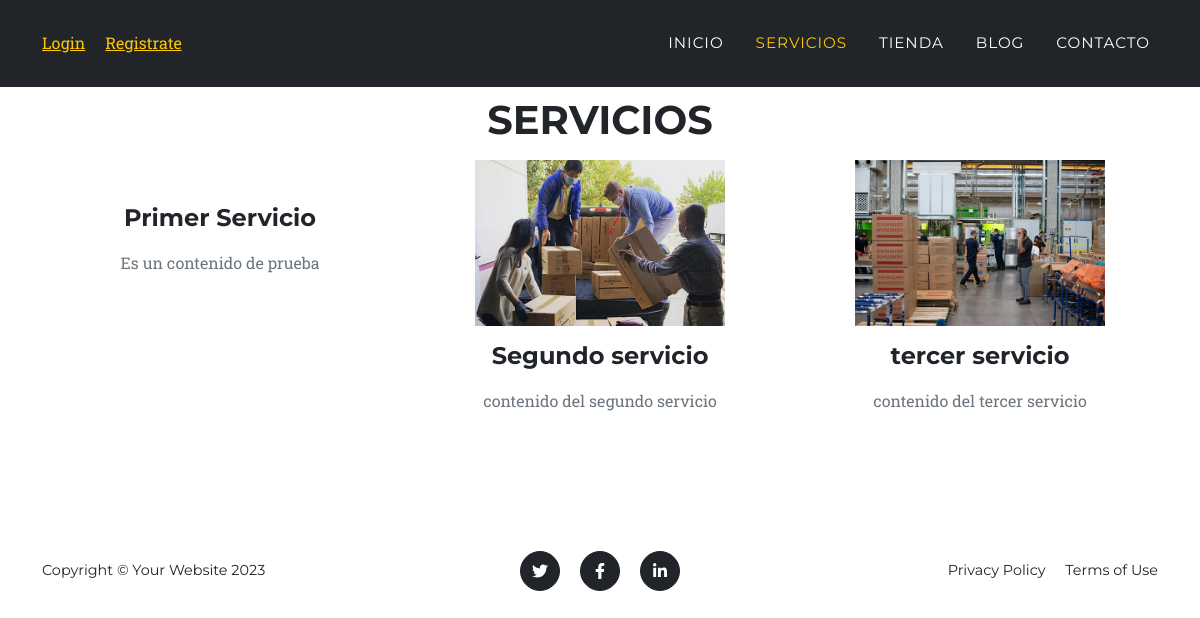
The page /servicios/ on the database as committed earlier.
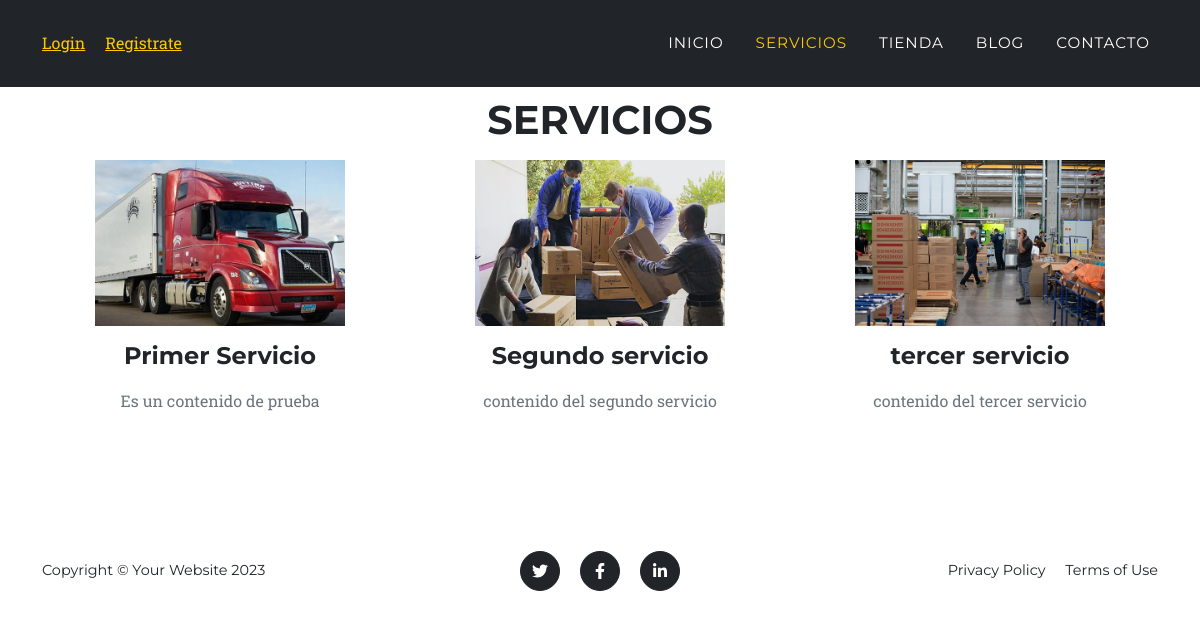
The same page on the database as committed later.
### servicios/models.py (models this page shows, shortened)
class Servicio(models.Model):
    titulo = models.CharField(max_length=50)
    contenido = models.CharField(max_length=50)
    imagen = models.ImageField(upload_to='servicios')
    created = models.DateTimeField(auto_now_add=True)
    updated = models.DateTimeField(auto_now_add=True)
    class Meta:
        verbose_name='servicio'
        verbose_name_plural='servicios'

### servicios/views.py (the view)
# urls.py: path('servicios/',include('servicios.urls')),
def servicios(request):
    servicios = Servicio.objects.all()
    return render(request,'servicios/servicios.html',{"servicios":servicios})

### carro/context_processor.py (called while the page is built)
def importe_total_carro(request):
    carro = Carro(request)
    total=0
    if request.user.is_authenticated:
        for key,value in request.session["carro"].items():
            total=total+float(value["precio"])
    return {"importe_total_carro":total}

### servicios/templates/servicios/servicios.html
{% extends "ProyectoWebApp/base.html" %}
{% block content %}
{% load static %}
    <section class="page-section" id="services">
        <div class="container">
            <div class="text-center">
                <h2 class="section-heading text-uppercase">Servicios</h2>
            </div>
            <div class="row text-center">
                {% for servicio in servicios %}
                <div class="col-md-4">
                    <p><img src="{{servicio.imagen.url}}" alt="" style="width: 70%;"></p>
                    <h4 class="my-3">{{servicio.titulo}}</h4>
                    <p class="text-muted">{{servicio.contenido}}</p>
                </div>
                {% endfor %}
            </div>
        </div>
    </section>
{% endblock %}

### ProyectoWebApp/templates/ProyectoWebApp/base.html (shortened to what this page needs)
{% load static %}
<!DOCTYPE html>
<html lang="en">
    <head>
        <link href="{% static 'ProyectoWebApp/css/styles.css' %}" rel="stylesheet" />
    </head>
    <body id="page-top">
        <nav class="navbar navbar-expand-lg navbar-dark fixed-top" id="mainNav">
            <div class="container">
                <div>
                    {% if user.is_authenticated %}
                    <span style="color: #FFF;">Hola {{user.username}}</span> &nbsp;&nbsp;&nbsp; <a href="{% url 'cerrar_sesion' %}">Cerrar sesion</a>
                    {% else %}
                    <a href="{% url 'logear' %}">Login</a> &nbsp;&nbsp;&nbsp; <a href="{% url 'Autenticacion' %}">Registrate</a>
                    {% endif %}
                </div>
                <div class="collapse navbar-collapse" id="navbarResponsive">
                    <ul class="navbar-nav text-uppercase ms-auto py-4 py-lg-0">
                        <li class="nav-item"><a class="nav-link {% if request.path == '/' %}active{% endif %}" href="{% url 'Home' %}">Inicio</a></li>
                        <li class="nav-item"><a class="nav-link {% if request.path == '/servicios/' %}active{% endif %}" href="{% url 'Servicios' %}">Servicios</a></li>
                        <li class="nav-item"><a class="nav-link {% if request.path == '/tienda/' %}active{% endif %}" href="{% url 'Tienda' %}">Tienda</a></li>
                        <li class="nav-item"><a class="nav-link {% if request.path|slice:':6' == '/blog/' %}active{% endif %}" href="{% url 'Blog' %}">Blog</a></li>
                        <li class="nav-item"><a class="nav-link {% if request.path == '/contacto/' %}active{% endif %}" href="{% url 'Contacto' %}">Contacto</a></li>
                    </ul>
                </div>
            </div>
        </nav>
        {% block content %}
        {% endblock %}
        <footer class="footer py-4">
            <div class="container">
                <div class="row align-items-center">
                    <div class="col-lg-4 text-lg-start">Copyright &copy; Your Website 2023</div>
                    <div class="col-lg-4 my-3 my-lg-0">
                        <a class="btn btn-dark btn-social mx-2" href="#!" aria-label="Twitter"><i class="fab fa-twitter"></i></a>
                        <a class="btn btn-dark btn-social mx-2" href="#!" aria-label="Facebook"><i class="fab fa-facebook-f"></i></a>
                        <a class="btn btn-dark btn-social mx-2" href="#!" aria-label="LinkedIn"><i class="fab fa-linkedin-in"></i></a>
                    </div>
                    <div class="col-lg-4 text-lg-end">
                        <a class="link-dark text-decoration-none me-3" href="#!">Privacy Policy</a>
                        <a class="link-dark text-decoration-none" href="#!">Terms of Use</a>
                    </div>
                </div>
            </div>
        </footer>
    </body>
</html>

Rows that differ between the two databases and show on the page:
changed Servicio "Primer Servicio": imagen: picture added
